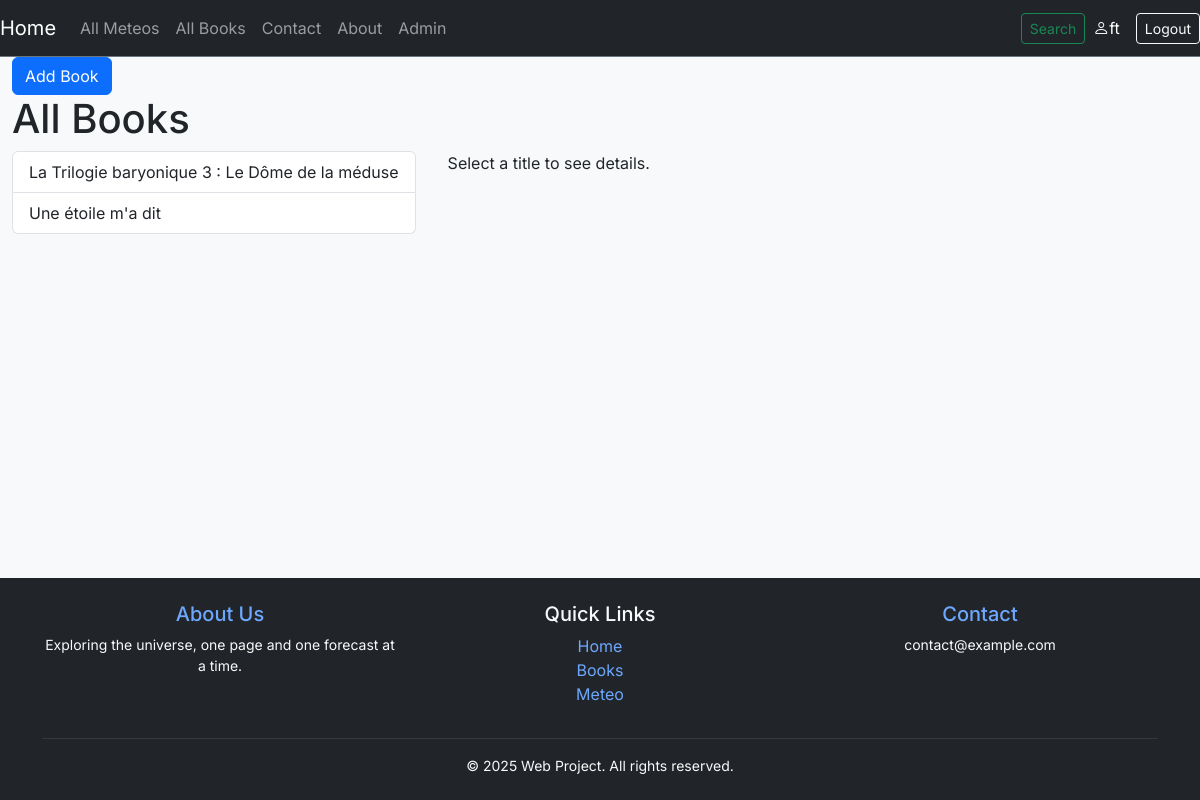
Page /book/ (signed in) on the committed database.
### book/models.py (models this page shows, shortened)
class BookItem(models.Model):
    user = models.ForeignKey(User, default=1, null=True, on_delete=models.SET_NULL,related_name='book')
    author = models.ForeignKey(Author, null=True, blank=True, on_delete=models.SET_NULL, related_name='books')
    image = models.ImageField(upload_to="image/", blank=True, null=True,)
    title = models.CharField(max_length=144)
    slug = models.SlugField(unique=True)
    content = models.TextField(null=True, blank=True)
    publish_date = models.SmallIntegerField(null=True, blank=True, help_text="Year of publication")
    timestamp = models.DateTimeField(auto_now_add=True)
    updated = models.DateTimeField(auto_now=True)
    objects=BookManager()
    class Meta:
        ordering=['-publish_date', '-updated', '-timestamp']
    def get_absolute_url(self):
        return f"/book/{self.slug}"
    def get_edit_url(self):
        return f"{self.get_absolute_url()}/edit"
    def get_delete_url(self):
        return f"{self.get_absolute_url()}/delete"

### book/views.py (the view)
# urls.py: path('book/', views.list, name='list'),
def list(request):
    queryset=BookItem.objects.all()
    template='book/list.html'
    context ={"title":'All Books', "object_list": queryset}
    return render(request,template, context)

### book/models.py (called while the page is built)
    def get_queryset(self):
        return BookQuerySet(self.model, using=self._db)

    def __str__(self):
        return self.name

### book/templates/book/list.html (shortened to what this page needs)
{% extends "base.html" %}
{% block content %}
{% if request.user.is_anonymous %}
{% else %}
<a href="/book-new" class="card-link btn btn-primary">Add Book</a>
{% endif %}
<H1>{{title}}</H1>
<div style="display: flex; gap: 2rem;">
  <div style="min-width: 400px;">
    <ul class="list-group">
      {% for item in object_list %}
        <li class="list-group-item book-title" data-book-id="{{ item.id }}" style="cursor:pointer;">
          {{ item.title }}
        </li>
      {% endfor %}
    </ul>
  </div>
  <div id="book-detail" style="flex:1;">
    <p>Select a title to see details.</p>
  </div>
</div>
{% endblock %}

### templates/navbar.html (shortened to what this page needs)
<nav class="navbar navbar-expand-lg sticky-top navbar-dark bg-dark border-bottom border-secondary">
  <a class="navbar-brand" href="/">Home</a>
  <div class="collapse navbar-collapse" id="navbarSupportedContent">
    <ul class="navbar-nav me-auto">
      <li class="nav-item">
        <a class="nav-link" href="/hmeteo">All Meteos</a>
      </li>
      <li class="nav-item">
        <a class="nav-link" href="/book">All Books</a>
      </li>
      <li class="nav-item">
      <li class="nav-item">
        <a class="nav-link" href='/contact'>Contact</a>
      </li>
      <li class="nav-item">
        <a class="nav-link" href='/about'>About</a>
      </li>
      {% if user.is_staff %}
      <li class="nav-item">
        <a class="nav-link" href='/admin/'>Admin</a>
      </li>
      {% endif %}
    </ul>
    <div class="d-flex align-items-center ms-auto gap-2">
      {% if user.is_authenticated %}
      <form class="d-flex" action="/search/">
        <button class="btn btn-outline-success btn-sm" type="submit">Search</button>
      </form>
      <a class="nav-link text-white me-2" href="{% url 'userprofile' %}"><i class="bi bi-person"></i>{{ user.username }}</a>
      <form method="post" action="{% url 'logout' %}">
        <button type="submit" class="btn btn-outline-light btn-sm">Logout</button>
      </form>
      {% else %}
      <a class="btn btn-outline-light btn-sm" href="{% url 'login' %}"><i class="bi bi-person"></i>Login</a>
      {% endif %}
    </div>
  </div>
</nav>

### templates/base.html (style rules this page uses)
body { font-family: 'Inter', sans-serif; display: flex; flex-direction: column; min-height: 100vh; background-color: #f8f9fa; }

### rows in the picture
BookItem: title "La Trilogie baryonique 3 : Le Dôme de la méduse"
BookItem: title "Une étoile m'a dit"

### other values in the picture
{{ user.username }} "ft"
{{ title }} "All Books"
